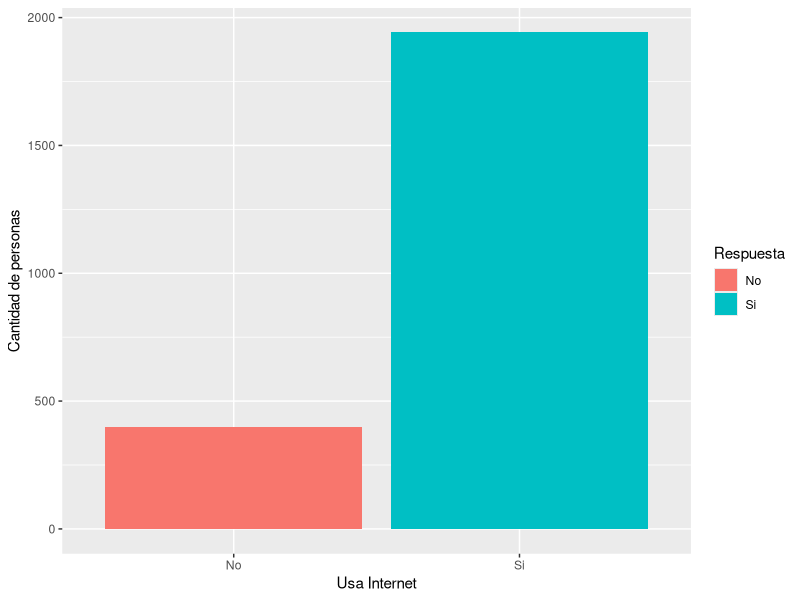
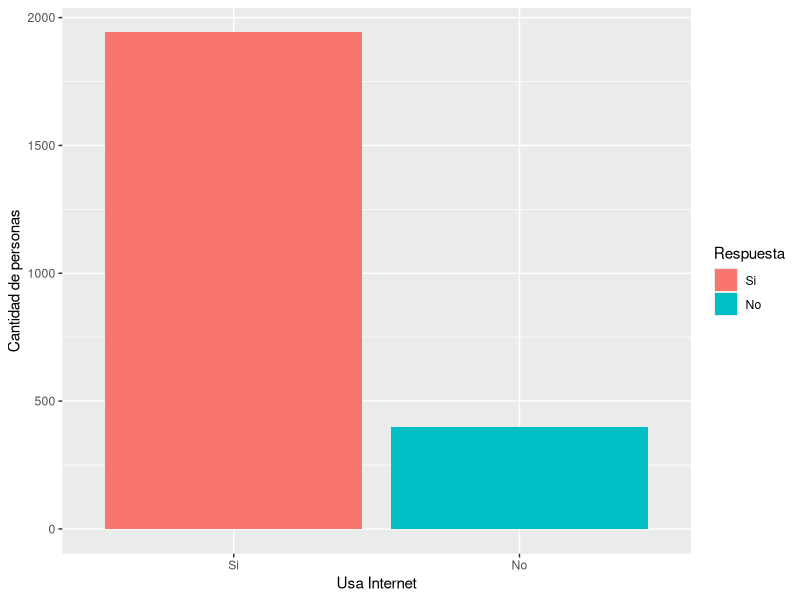
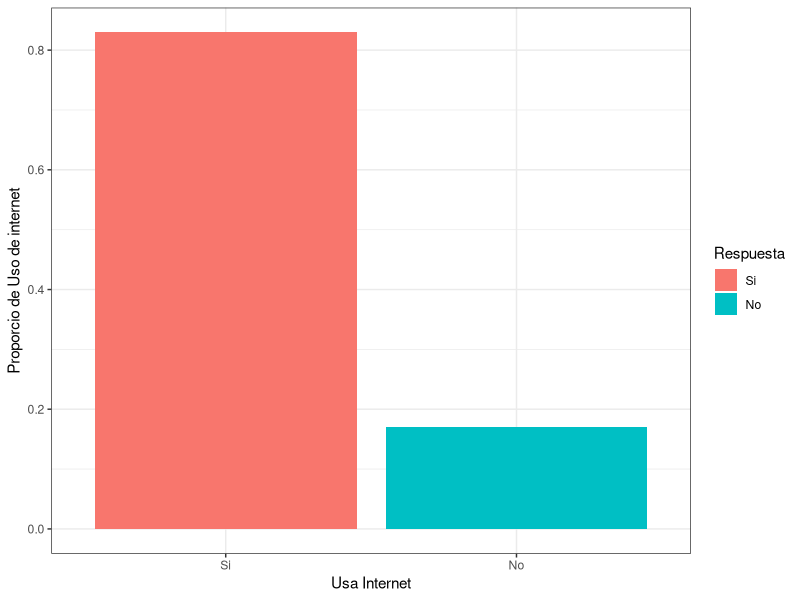
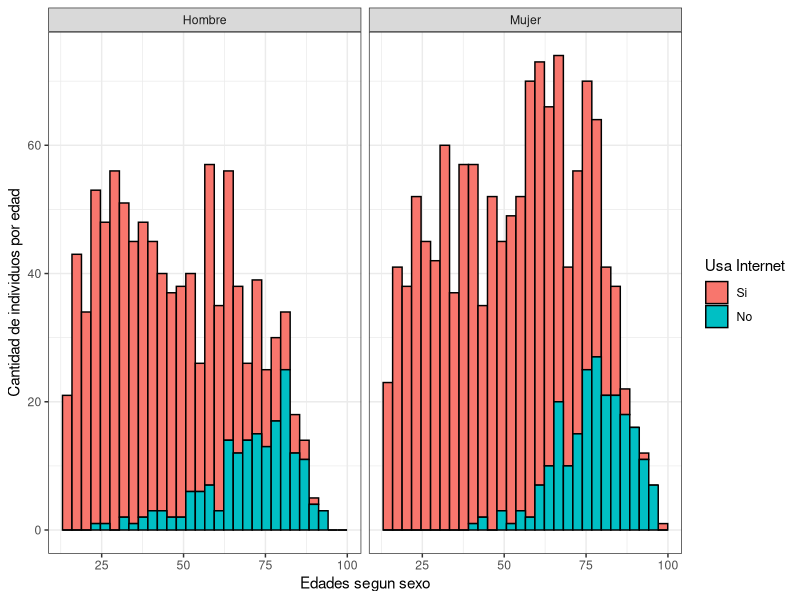

These charts were generated, in order, by the following R code: (Note: this script raises an error after producing the figures.)
## ---- chunk 1
set.seed(123)
var1 <- sample(c(2,3,4),size =12, replace = TRUE)
var2 <- sample(c("alto","medio","bajo"), size = 12, replace = TRUE)
var3 <- sample(c(TRUE, FALSE), size = 12, replace = TRUE)

datos <- data.frame(var1,var2,var3)

## ---- chunk 2
datos[,"var3"]

## ---- chunk 3
datos[datos$var1 == 3 & datos$var2 == "medio" & datos$var3 == FALSE,]

## ---- chunk 4

datos[datos$var2 == c("alto","medio"),]

## ---- chunk 5
table(datos$var2,datos$var3)

## ---- chunk 6
for (i in 1: length(datos$var1)) {
  if ((datos$var2[i] == "alto" & datos$var3[i] == "TRUE") || (datos$var2[i] == "medio" & datos$var3[i] == "TRUE")){
    datos$var4[i] <- 1
    }else{
      datos$var4[i] <- 0 
  }
}
datos
## ---- chunk 7
library(readxl)
library(here)
library(dplyr)
library(tidyverse)
tic <- read_xlsx(here("Rev2024","eutic (2).xlsx"))


## ---- chunk 8
tic_red <- tic |> select(C7: C9, 
                         C14_1:C14_18)

glimpse(tic_red)
## ---- chunk 9
tic_red |> filter(!is.na(C9)) |> mutate(C9_nueva = case_when(C9 ==  2 ~ "No", C9 == 1 ~ "Si")) |> ggplot(aes(x= C9_nueva, fill = C9_nueva)) + 
  geom_bar() + labs( x = "Usa Internet",  y = "Cantidad de personas", fill = "Respuesta")

## ---- chunk 10

tic_reco <- tic_red |> rename("usoint" = C9  , "sexo" = C7) |> mutate(usoint = as.factor(usoint), sexo  = as.factor(sexo)) |> 
  mutate(usoint = recode(usoint, "2" ="No","1" = "Si"),sexo=  recode(sexo,"1" = "Hombre","2" = "Mujer" ))

## ---- chunk 11
tic_reco |> ggplot(aes(x= usoint, fill = usoint)) +  geom_bar() +labs( x = "Usa Internet",  y = "Cantidad de personas", fill = "Respuesta")

## ---- chunk 12

tic_reco |> count(usoint) |> mutate(prop  = n/sum(n)) |> ggplot(aes(x = usoint, y = prop, fill= usoint)) + geom_col() +theme_bw()+labs( x = "Usa Internet",  y = "Proporcio de Uso de internet", fill = "Respuesta")


## ---- chunk 13
tic_reco |> select(usoint,sexo)|> count(sexo, usoint) |>group_by(sexo)|> mutate(prop = n / sum(n)) |> filter(sexo == "Mujer" & usoint == "Si")

## ---- chunk 14
tic_reco |> group_by(C8) |> ggplot(aes(x = C8, fill = usoint)) + geom_histogram(bins = 30,color = "black") + facet_wrap(~sexo) + theme_bw()+ 
  labs(x = "Edades segun sexo", y = "Cantidad de individuos por edad", fill = "Usa Internet")

## ---- chunk 15

tic_reco |>filter(!is.na(C14_1:C14_18))|> mutate(across(C14_1:C14_18, ~recode(.x,"1"= "Si", "2" = "No", "3" = "No Contesta")))

## ---- chunk 16
pedidos <- function(cprod,cdisp){
  if (!is.numeric(cprod)|| !is.numeric(cdisp)) {
    cat("Argumento no numérico\n")
    return(invisible(NULL))
    }
  if(length(cprod)!=length(cdisp)) {
    stop("No tiene mismo largo")
  }
  if(all(cdisp >= cprod)){
    return(1)}
  else{
    return(0)
  }
}

pedidos(c(1,4,2), 1:2)
pedidos(c("A","B"), 1:19)
## ---- chunk 17
set.seed(123)
randnorm <- rnorm(24, mean = 20,sd = 2)
randbin <- rbinom(24,size = 10,prob = 0.5)
i <- 1
while (i <=  24) {
  suma[i] <- randnorm[i] + randbin[i]
  i <- i + 1
}
print(suma)
## ---- chunk 18
"Es preferible dado que tenemos una mejor percepción visual de las frecuencias para cada observacion, el grafico de torta depende de el área y ángulo de mismo el cual dificulta a veces la percepción de la frecuencia" 

## ---- chunk 19
"Utilizar aspect.ratio = 1 en un diagrama de dispersión (scatter plot) significa que la unidad de medida en el eje X es igual a la unidad de medida en el eje Y. Es decir, se fuerza que:

1 unidad en el eje horizontal tiene el mismo tamaño visual que 1 unidad en el eje vertical.
"
## ---- chunk 20

"La investigación reproducible es aquella en la que cualquier persona puede volver a ejecutar tu análisis y obtener los mismos resultados, porque tiene acceso a los datos, el código y los pasos exactos que seguiste.

No se trata solo de compartir los resultados finales, sino de documentar todo el proceso, desde la limpieza de datos hasta los gráficos y modelos utilizados.
RMARKDOWN"
## ---- chunk 21

"
La ciencia de datos es una disciplina que se encarga de extraer conocimiento útil a partir de datos. Combina programación, matemáticas, estadística y conocimiento del área para entender patrones, responder preguntas o tomar decisiones basadas en datos.

Es como una caja de herramientas para convertir datos crudos en información valiosa, ya sea para predecir algo, explicar un fenómeno o automatizar decisiones.

La estadística es el corazón de la ciencia de datos. Sirve para:

Describir y resumir los datos (media, varianza, gráficos).

Inferir cosas sobre una población a partir de una muestra (estimaciones, intervalos, tests).

Modelar relaciones entre variables (regresión, clasificación).

Medir incertidumbre y validar resultados.

En resumen, la estadística permite que los análisis sean rigurosos y confiables, y no solo visualmente atractivos o impulsados por algoritmos.

La ciencia de datos transforma datos en decisiones. Y la estadística es la parte que asegura que esas decisiones estén basadas en evidencia y no en casualidades."

